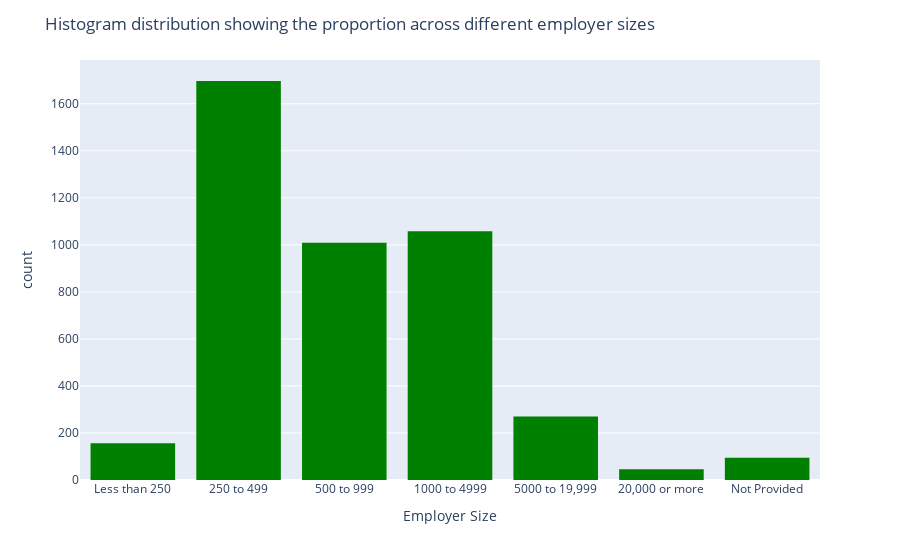

The notebook cell this image was saved under:
### Code cell
#Let's plot the distribution for each employer size using Plotly

fig = px.histogram(df, 
                   x="EmployerSize",
                   labels=dict(EmployerSize="Employer Size"),
                   category_orders=dict(EmployerSize=["Less than 250","250 to 499", "500 to 999", "1000 to 4999",
                                                     "5000 to 19,999", "20,000 or more","Not Provided" 
                                                     ]))

fig.update_traces(marker_color="green")

fig.update_layout(title_text="Histogram distribution showing the proportion across different employer sizes")


fig.show()

### Figure 1 — Plotly figure (JSON) as saved in the notebook; plotly's stock layout.template omitted (floating-point values rounded to 4 significant figures; data arrays with more than 128 entries replaced by an {"elided": "..."} marker saying what was removed)
{"data": [{"alignmentgroup": "True", "bingroup": "x", "hovertemplate": "Employer Size=%{x}<br>count=%{y}<extra></extra>", "legendgroup": "", "marker": {"color": "green"}, "name": "", "offsetgroup": "", "orientation": "v", "showlegend": false, "type": "histogram", "x": {"elided": "4331 str values"}, "xaxis": "x", "yaxis": "y"}], "layout": {"barmode": "relative", "legend": {"tracegroupgap": 0}, "margin": {"t": 60}, "title": {"text": "Histogram distribution showing the proportion across different employer sizes"}, "xaxis": {"anchor": "y", "categoryarray": ["Less than 250", "250 to 499", "500 to 999", "1000 to 4999", "5000 to 19,999", "20,000 or more", "Not Provided"], "categoryorder": "array", "domain": [0, 1], "title": {"text": "Employer Size"}}, "yaxis": {"anchor": "x", "domain": [0, 1], "title": {"text": "count"}}}}
